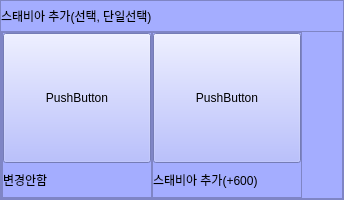
                 <widget class="QFrame" name="option_frame_8">
                  <property name="minimumSize">
                   <size>
                    <width>0</width>
                    <height>200</height>
                   </size>
                  </property>
                  <property name="maximumSize">
                   <size>
                    <width>16777215</width>
                    <height>200</height>
                   </size>
                  </property>
                  <property name="styleSheet">
                   <string notr="true">background-color: rgb(164, 173, 255);</string>
                  </property>
                  <property name="frameShape">
                   <enum>QFrame::StyledPanel</enum>
                  </property>
                  <property name="frameShadow">
                   <enum>QFrame::Raised</enum>
                  </property>
                  <layout class="QVBoxLayout" name="verticalLayout_10">
                   <property name="spacing">
                    <number>0</number>
                   </property>
                   <property name="leftMargin">
                    <number>0</number>
                   </property>
                   <property name="topMargin">
                    <number>0</number>
                   </property>
                   <property name="rightMargin">
                    <number>0</number>
                   </property>
                   <property name="bottomMargin">
                    <number>0</number>
                   </property>
                   <item>
                    <widget class="QLabel" name="option_8_title">
                     <property name="minimumSize">
                      <size>
                       <width>0</width>
                       <height>0</height>
                      </size>
                     </property>
                     <property name="maximumSize">
                      <size>
                       <width>16777215</width>
                       <height>30</height>
                      </size>
                     </property>
                     <property name="text">
                      <string>스태비아 추가(선택, 단일선택)</string>
                     </property>
                    </widget>
                   </item>
                   <item>
                    <widget class="QFrame" name="frame_8">
                     <property name="frameShape">
                      <enum>QFrame::StyledPanel</enum>
                     </property>
                     <property name="frameShadow">
                      <enum>QFrame::Raised</enum>
                     </property>
                     <layout class="QHBoxLayout" name="horizontalLayout_5">
                      <property name="spacing">
                       <number>0</number>
                      </property>
                      <property name="leftMargin">
                       <number>0</number>
                      </property>
                      <property name="topMargin">
                       <number>0</number>
                      </property>
                      <property name="rightMargin">
                       <number>0</number>
                      </property>
                      <property name="bottomMargin">
                       <number>0</number>
                      </property>
                      <item>
                       <widget class="QFrame" name="frame_9">
                        <property name="minimumSize">
                         <size>
                          <width>150</width>
                          <height>0</height>
                         </size>
                        </property>
                        <property name="frameShape">
                         <enum>QFrame::StyledPanel</enum>
                        </property>
                        <property name="frameShadow">
                         <enum>QFrame::Raised</enum>
                        </property>
                        <layout class="QVBoxLayout" name="verticalLayout_11">
                         <property name="spacing">
                          <number>0</number>
                         </property>
                         <property name="leftMargin">
                          <number>0</number>
                         </property>
                         <property name="topMargin">
                          <number>0</number>
                         </property>
                         <property name="rightMargin">
                          <number>0</number>
                         </property>
                         <property name="bottomMargin">
                          <number>0</number>
                         </property>
                         <item>
                          <widget class="QPushButton" name="option_8_btn_1">
                           <property name="minimumSize">
                            <size>
                             <width>0</width>
                             <height>130</height>
                            </size>
                           </property>
                           <property name="cursor">
                            <cursorShape>OpenHandCursor</cursorShape>
                           </property>
                           <property name="text">
                            <string>PushButton</string>
                           </property>
                           <property name="checkable">
                            <bool>true</bool>
                           </property>
                          </widget>
                         </item>
                         <item>
                          <widget class="QLabel" name="option_8_label_1">
                           <property name="text">
                            <string>변경안함</string>
                           </property>
                          </widget>
                         </item>
                        </layout>
                       </widget>
                      </item>
                      <item>
                       <widget class="QFrame" name="frame_10">
                        <property name="minimumSize">
                         <size>
                          <width>150</width>
                          <height>0</height>
                         </size>
                        </property>
                        <property name="frameShape">
                         <enum>QFrame::StyledPanel</enum>
                        </property>
                        <property name="frameShadow">
                         <enum>QFrame::Raised</enum>
                        </property>
                        <layout class="QVBoxLayout" name="verticalLayout_12">
                         <property name="spacing">
                          <number>0</number>
                         </property>
                         <property name="leftMargin">
                          <number>0</number>
                         </property>
                         <property name="topMargin">
                          <number>0</number>
                         </property>
                         <property name="rightMargin">
                          <number>0</number>
                         </property>
                         <property name="bottomMargin">
                          <number>0</number>
                         </property>
                         <item>
                          <widget class="QPushButton" name="option_8_btn_2">
                           <property name="minimumSize">
                            <size>
                             <width>0</width>
                             <height>130</height>
                            </size>
                           </property>
                           <property name="cursor">
                            <cursorShape>OpenHandCursor</cursorShape>
                           </property>
                           <property name="text">
                            <string>PushButton</string>
                           </property>
                           <property name="checkable">
                            <bool>true</bool>
                           </property>
                          </widget>
                         </item>
                         <item>
                          <widget class="QLabel" name="option_8_label_2">
                           <property name="text">
                            <string>스태비아 추가(+600)</string>
                           </property>
                          </widget>
                         </item>
                        </layout>
                       </widget>
                      </item>
                      <item>
                       <spacer name="horizontalSpacer_4">
                        <property name="orientation">
                         <enum>Qt::Horizontal</enum>
                        </property>
                        <property name="sizeHint" stdset="0">
                         <size>
                          <width>40</width>
                          <height>20</height>
                         </size>
                        </property>
                       </spacer>
                      </item>
                     </layout>
                    </widget>
                   </item>
                  </layout>
                 </widget>
